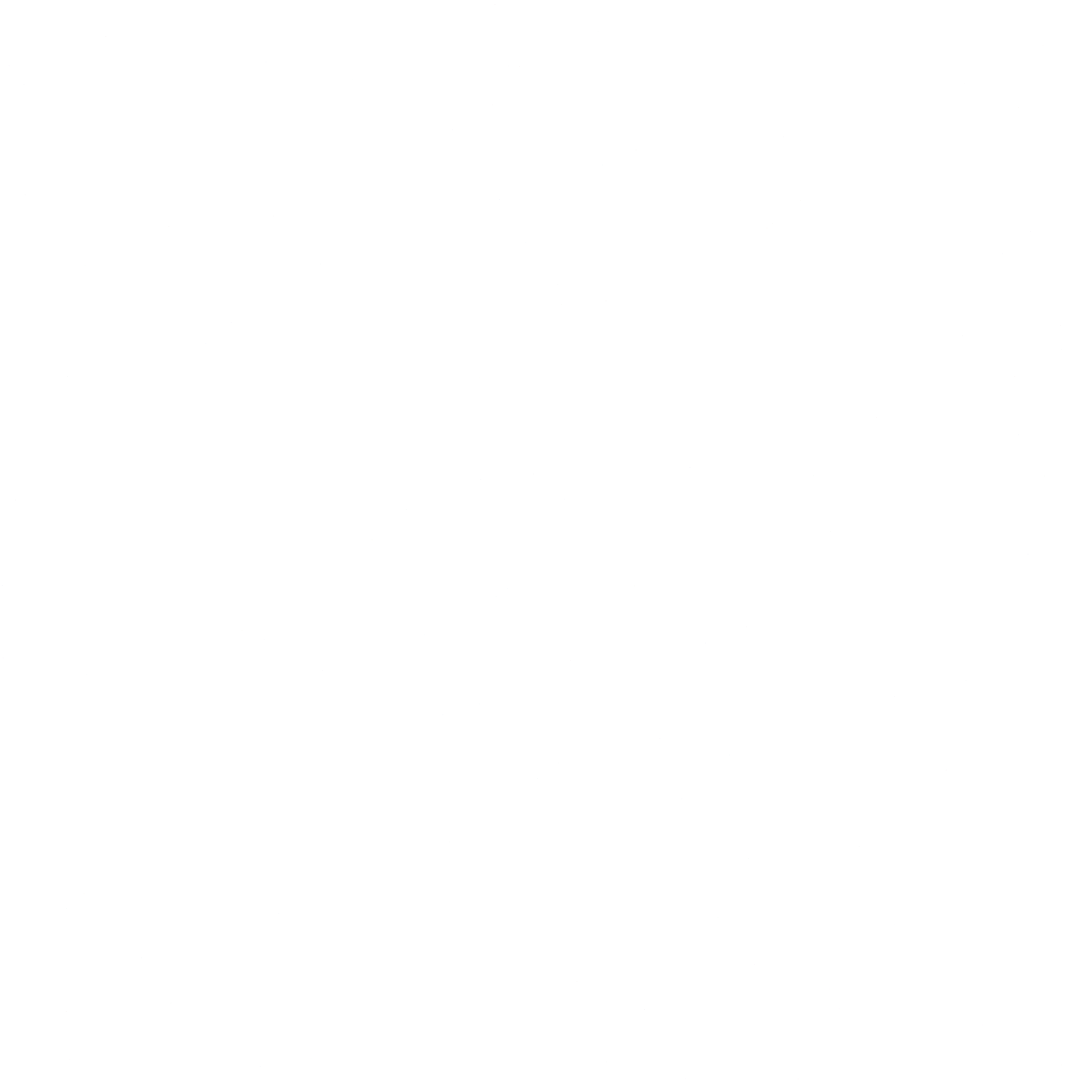
Frame 1 (no input)
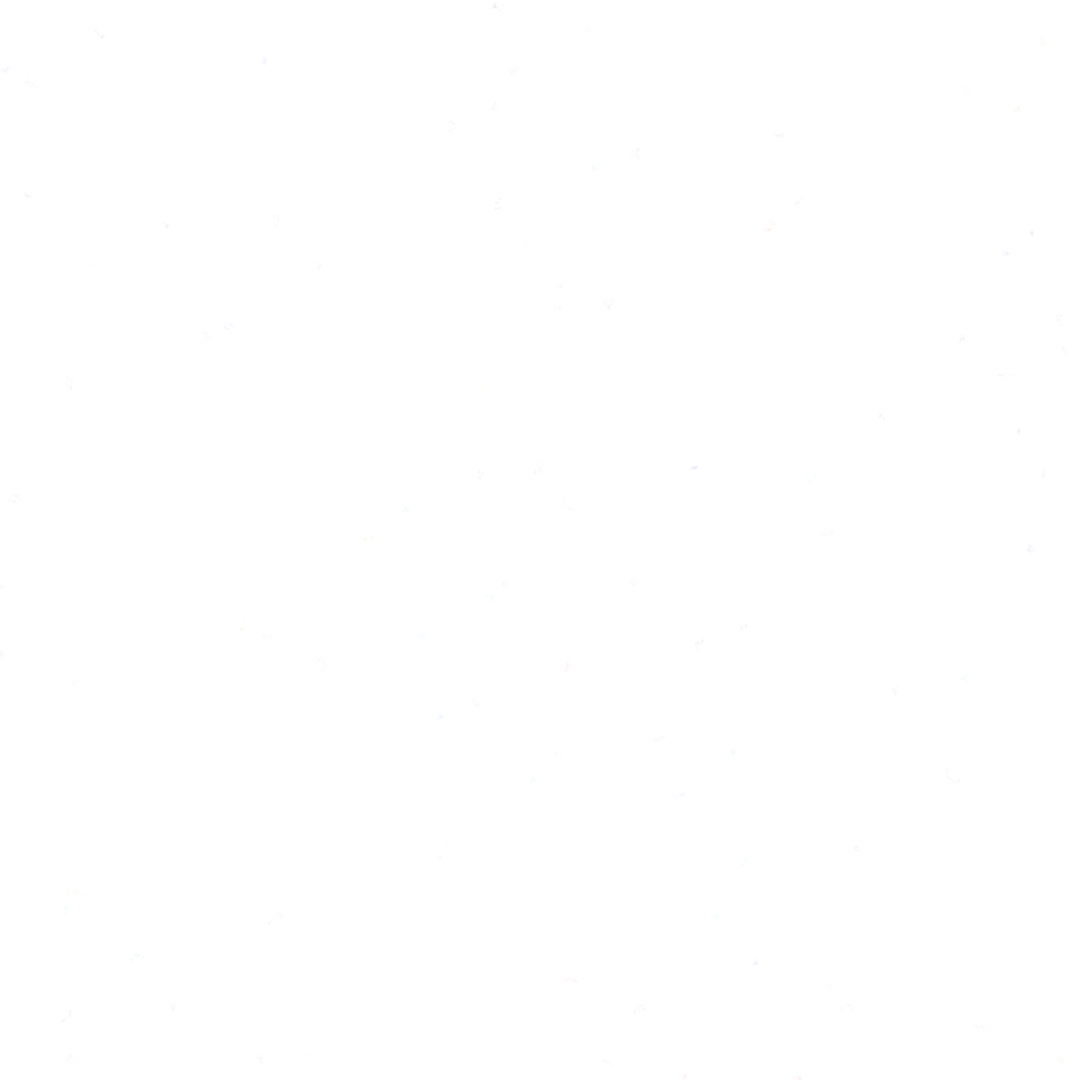
Frame 60 (no input)
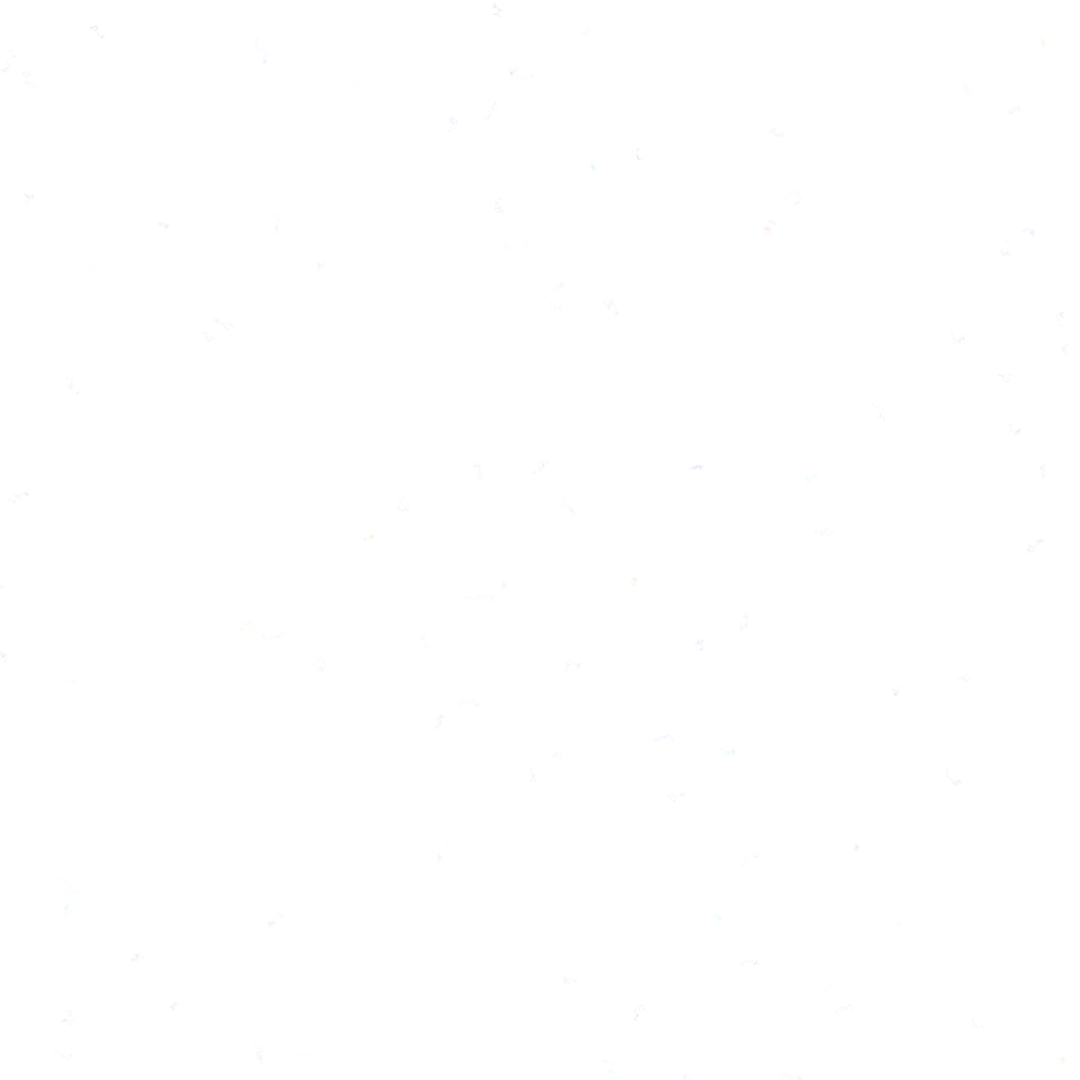
Frame 120 (the mouse pressed at the canvas centre since frame 60)

The p5.js sketch that drew these frames (run headless with seeded random() and noise() and a simulated clock; from frame 60 on, the mouse is pressed at the canvas centre):

// p5.js sketch
// ── sketch.js
var people;
var bgColor = 255;
function setup() {

  createCanvas(1080,1080);
  background(bgColor);

  people = [];
  var pplMax = 100;

  for (var pplNum = 0; pplNum < pplMax; pplNum++) {
    var randX = random(width);
    var randY = random(height);
    
    var newPerson = new Person(randX,randY);
    people.push(newPerson);
   }
}

function draw() {
  for(var person of people) person.makeMove(); 
}


class Move {
  constructor(moveChoice) {

    this.direction = moveChoice;

    this.getDirection = function () {
      return this.direction;
    };

    this.setDirection = function (moveChoice) {
      this.direction = moveChoice;
    };
  }
}


class Place {
  constructor(xpos, ypos) {
    this.x = xpos;
    this.y = ypos;
    this.placeColor = color(0, 0);
    this.placeDiameter = 1;

    this.strengthen = function (strongRed, strongGreen, strongBlue) {
      this.placeColor = color(strongRed, strongGreen, strongBlue, 10);
    };

    this.weaken = function () {
      this.placeColor = color(bgColor, 10);
    };

    this.getXPos = function () {
      return this.x;
    };

    this.getYPos = function () {
      return this.y;
    };

    this.update = function () {
      fill(this.placeColor);
      noStroke();
      circle(this.x, this.y, this.placeDiameter);
    };
  }
}

class Legacy {
  constructor() {
    this.moves = [];

    this.getMoves = function () {
      return this.moves;
    };

    this.printMoves = function () {
      for (var move in this.moves) {
        var moveDirection = move.getDirection();
        println(moveDirection);
      }
    };

    this.addMove = function (move) {
      this.moves.push(move);
    };

    this.removeMove = function (movesIndex) {
      this.moves.splice(movesIndex, 1);
    };

    this.compareThisMoveToEnd = function (moveChecking, comparisonIndex) {

      var directionChecking = moveChecking.getDirection();

      var moveComparing = this.moves[this.moves.length - comparisonIndex];

      var directionComparing = moveComparing.getDirection();

      var oppositeMove = "noOpp";

      switch (directionComparing) {
        case "right":
          oppositeMove = "left";
          break;

        case "left":
          oppositeMove = "right";
          break;

        case "down":
          oppositeMove = "up";
          break;

        case "up":
          oppositeMove = "down";
          break;
        case "upRight":
          oppositeMove = "downLeft";
          break;

        case "upLeft":
          oppositeMove = "downRight";
          break;

        case "downRight":
          oppositeMove = "upLeft";
          break;

        case "downLeft":
          oppositeMove = "upRight";
          break;
      }

      if (directionChecking == oppositeMove)
        return "opposite";
      else
        return "notOpposite";
    };
  }
}


class Person {
  constructor(homeX, homeY) {

    this.x = homeX;
    this.y = homeY;
    this.legacy = new Legacy();
    this.currentPlace = new Place(this.x, this.y);
    this.movingBack = false;
    this.myRed = random(50,250);
    this.myGreen = random(50,250);
    this.myBlue = random(50,250);

    this.checkBackward = function (moveChecking) {
      var myMoves = this.legacy.getMoves();

      if (myMoves.length > 0) {

        if (!this.movingBack || myMoves.length == 1) {
          var moveState = this.legacy.compareThisMoveToEnd(moveChecking, 1);

          if (moveState == "opposite") {
            this.movingBack = true;
            return "backward1";
          }
          else
            return "forward";
        }

        if (this.movingBack && myMoves.length > 1) {
          var moveState1 = this.legacy.compareThisMoveToEnd(moveChecking, 1);
          var moveState2 = this.legacy.compareThisMoveToEnd(moveChecking, 2);

          if (moveState1 == "opposite" || moveState2 == "opposite") {
            this.movingBack = true;
            return "backward2";
          }
          else {
            this.movingBack = false;
            return "forward";
          }
        }
        else
          return "error";
      }
      else
        return "forward";
    };

    this.chooseMove = function () {
      var moveDis = this.currentPlace.placeDiameter;
      var moveDir = "noDir";

      var moveIndex = int(random(8));

      switch (moveIndex) {
        case 0:
          this.x += moveDis;
          moveDir = "right";
          break;
        case 1:
          this.x -= moveDis;
          moveDir = "left";
          break;
        case 2:
          this.y += moveDis;
          moveDir = "down";
          break;
        case 3:
          this.y -= moveDis;
          moveDir = "up";
          break;
        case 4:
          this.x += moveDis;
          this.y += moveDis;
          moveDir = "downRight";
          break;
        case 5:
          this.x -= moveDis;
          this.y += moveDis;
          moveDir = "downLeft";
          break;
        case 6:
          this.x -= moveDis;
          this.y -= moveDis;
          moveDir = "upLeft";
          break;
        case 7:
          this.x += moveDis;
          this.y -= moveDis;
          moveDir = "upRight";
          break;
      }


      return moveDir;
    };

    this.checkBounds = function () {
      var posState = "in";

      if (this.x < 0 && this.y >= 0 && this.y <= height)
        posState = "outLeft";
      if (this.x > width && this.y >= 0 && this.y <= height)
        posState = "outRight";
      if (this.y < 0 && this.x >= 0 && this.x <= width)
        posState = "outUp";
      if (this.y > height && this.x >= 0 && this.x <= width)
        posState = "outDown";

      if (this.x < 0 && this.y < 0)
        posState = "outLeftUp";
      if (this.x < 0 && this.y > height)
        posState = "outLeftDown";
      if (this.x > width && this.y < 0)
        posState = "outRightUp";
      if (this.x > width && this.y > height)
        posState = "outRightDown";
      else
        posState = "in";

      return posState;
    };

    this.revolve = function (posState) {

      switch (posState) {
        case "outLeft":
          this.x += width;
          break;
        case "outRight":
          this.x -= width;
          break;
        case "outDown":
          this.y -= height;
          break;
        case "outUp":
          this.y += height;
          break;

        case "outLeftUp":
          this.x += width;
          this.y += height;
          break;
        case "outLeftDown":
          this.x += width;
          this.y -= height;
          break;
        case "outRightUp":
          this.x -= width;
          this.y += height;
          break;
        case "out RightDown":
          this.x -= width;
          this.y -= height;
          break;
      }
    };

    this.makeMove = function () {
      var moveDirection = this.chooseMove();

      var boundsCheck = this.checkBounds();

      if (boundsCheck != "in")
        this.revolve(boundsCheck);

      var newMove = new Move(moveDirection);
      this.currentPlace = new Place(this.x, this.y);
      var moveState = this.checkBackward(newMove);

      if (moveState == "backward1") {
        this.currentPlace.weaken();
        this.legacy.removeMove(this.legacy.moves.length - 1);
      }
      else if (moveState == "backward2") {
        this.currentPlace.weaken();
        this.legacy.removeMove(this.legacy.moves.length - 1);
        this.legacy.removeMove(this.legacy.moves.length - 1);
      }
      else if (moveState == "forward") {
        this.currentPlace.strengthen(this.myRed, this.myBlue, this.myGreen);
      }

      this.currentPlace.update();
      this.legacy.addMove(newMove);
    };
  }
}
